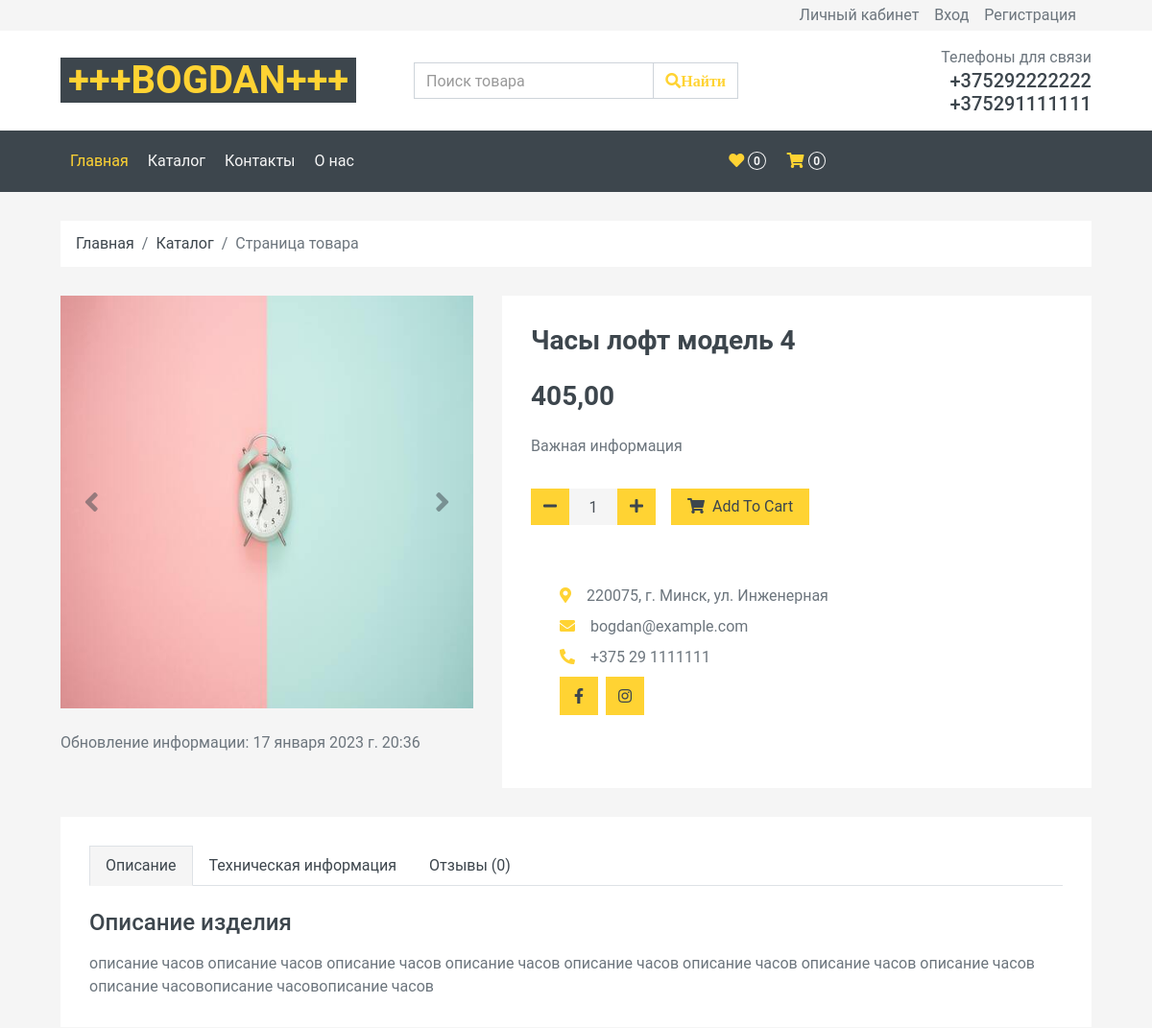
The app's page /chasy-loft-model-4/ (upper part), older data.
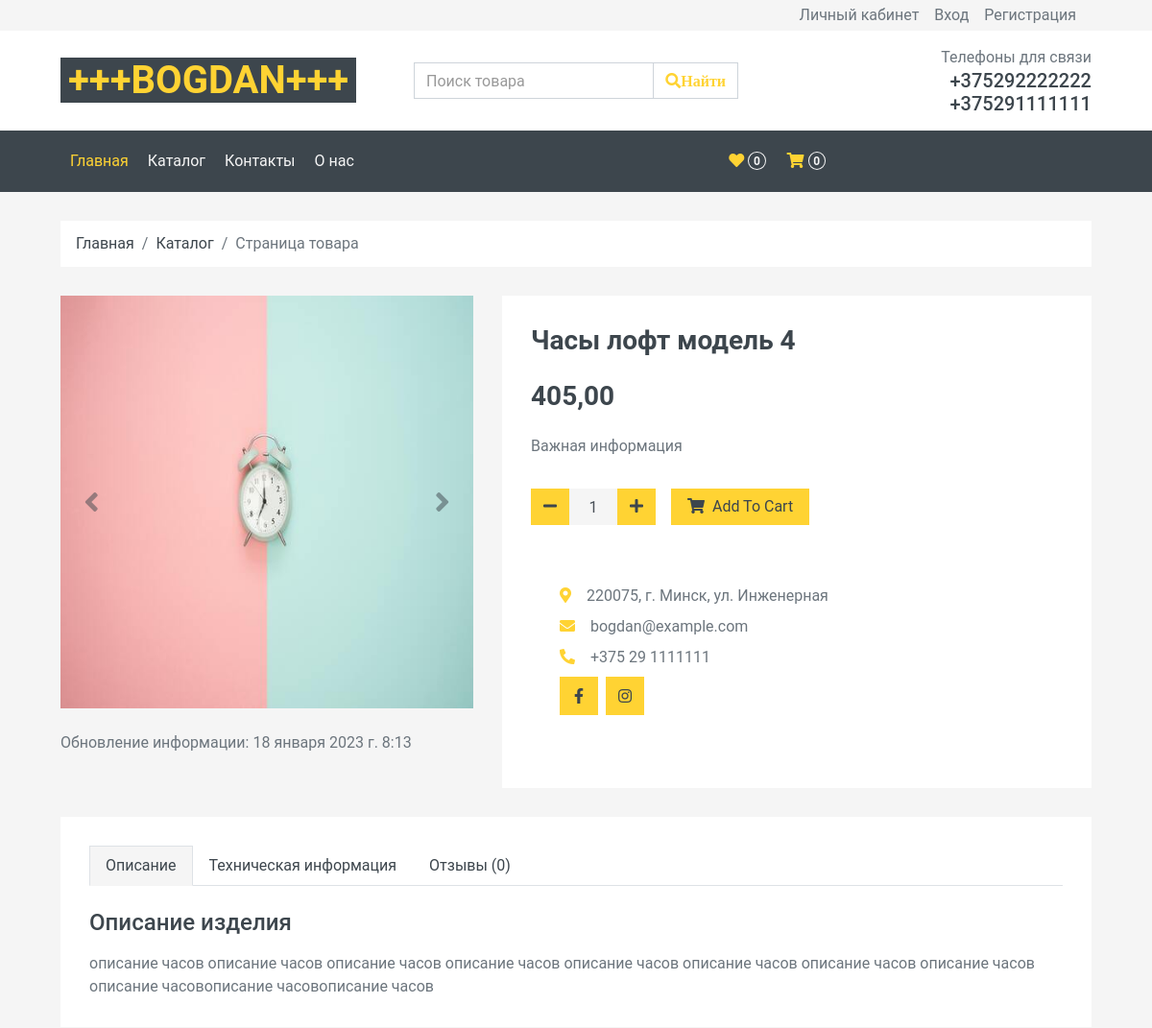
The same page, newer data.
### mainsite/models.py (models this page shows, shortened)
class Product(models.Model):
    title = models.CharField(
        max_length=128,
        verbose_name="название"
    )
    descr = models.TextField(verbose_name="описание")
    price = models.DecimalField(
        max_digits=10,
        decimal_places=2,
        verbose_name="Цена товара"
    )
    is_published = models.BooleanField(
        default=True,
        verbose_name="публикация"
    )
    novelty = models.BooleanField(
        default=False,
        verbose_name="новый товар"
    )
    date_created = models.DateTimeField(
        default=now,
        verbose_name="дата создания"
    )
    date_update = models.DateTimeField(
        auto_now=True,
        verbose_name='Время изменения'
    )
    slug = models.SlugField(
        verbose_name="URL",
        unique=True
    )
    category = models.ForeignKey(
        Category,
        on_delete=models.DO_NOTHING,
        verbose_name="категория"
    )
    author = models.ForeignKey(
        User,
        on_delete=models.CASCADE,
        verbose_name='автор',
    )
    image = models.ImageField(
        upload_to='post',
        verbose_name='картинка',
        null=True,
        blank=True
    )
    class Meta:
        db_table = "mainsite_products"
        verbose_name = "изделие"
        verbose_name_plural = "изделия"
        ordering = ["date_created"]

### mainsite/views.py (the view)
# urls.py: path("<slug:product_slug>/", ProductDetailView.as_view(), name="mainsite_product")
class ProductDetailView(BaseMixin, DetailView):
    template_name = 'mainsite_new/product_main.html'
    context_object_name = 'product'
    slug_url_kwarg = 'product_slug'
    model = Product
    def get_context_data(self, **kwargs):
        context = super().get_context_data()
        context.update(self.context)
        return context

### mainsite/forms.py
class EmailBaseForm(ModelForm):
    email = EmailField(
        widget=EmailInput(
            attrs={
                'class': 'form-control',
                'id': 'email',
                'placeholder': 'Email'
            }
        ),
        max_length=254
    )
    class Meta:
        model = EmailBase
        fields = ('email',)

### mainsite/templates/mainsite_new/product_main.html (shortened to what this page needs)
{% extends "mainsite_new/base.html" %}
{% load static %}
{% block main_new %}
<div class="container-fluid">
    <div class="row px-xl-5">
        <div class="col-12">
            <nav class="breadcrumb bg-light mb-30">
                <a class="breadcrumb-item text-dark" href="{% url 'mainsite_products' %}">Главная</a>
                <a class="breadcrumb-item text-dark" href="{% url 'mainsite_catalog' %}">Каталог</a>
                <span class="breadcrumb-item active">Страница товара</span>
            </nav>
        </div>
    </div>
</div>
<div class="container-fluid pb-5">
    <div class="row px-xl-5">
        <div class="col-lg-5 mb-30">
            <div id="product-carousel" class="carousel slide" data-ride="carousel">
                <div class="carousel-inner bg-light">
                    <div class="carousel-item active">
                        <img class="w-100 h-100" src="{{ product.image.url }}" alt="Image">
                    </div>
                </div>
                <a class="carousel-control-prev" href="#product-carousel" data-slide="prev">
                    <i class="fa fa-2x fa-angle-left text-dark"></i>
                </a>
                <a class="carousel-control-next" href="#product-carousel" data-slide="next">
                    <i class="fa fa-2x fa-angle-right text-dark"></i>
                </a>
            </div>
            <br>
            <p> Обновление информации: {{ product.date_update }}</p>
        </div>
        <div class="col-lg-7 h-auto mb-30">
            <div class="h-100 bg-light p-30">
                <h3>{{ product.title }}</h3>
                <h3 class="font-weight-semi-bold mb-4">{{ product.price }}</h3>
                <p class="mb-4">Важная информация</p>
                <div class="d-flex align-items-center mb-4 pt-2">
                    <div class="input-group quantity mr-3" style="width: 130px;">
                        <div class="input-group-btn">
                            <button class="btn btn-primary btn-minus">
                                <i class="fa fa-minus"></i>
                            </button>
                        </div>
                        <input type="text" class="form-control bg-secondary border-0 text-center" value="1">
                        <div class="input-group-btn">
                            <button class="btn btn-primary btn-plus">
                                <i class="fa fa-plus"></i>
                            </button>
                        </div>
                    </div>
                    <button class="btn btn-primary px-3"><i class="fa fa-shopping-cart mr-1"></i> Add To
                        Cart</button>
                </div>
                <div class="d-flex pt-2">
                {% include "mainsite_new/address_phone.html" %}
                </div>
            </div>
        </div>
    </div>
    <div class="row px-xl-5">
        <div class="col">
            <div class="bg-light p-30">
                <div class="nav nav-tabs mb-4">
                    <a class="nav-item nav-link text-dark active" data-toggle="tab" href="#tab-pane-1">Описание</a>
                    <a class="nav-item nav-link text-dark" data-toggle="tab" href="#tab-pane-2">Техническая информация</a>
                    <a class="nav-item nav-link text-dark" data-toggle="tab" href="#tab-pane-3">Отзывы (0)</a>
                </div>
                <div class="tab-content">
                    <div class="tab-pane fade show active" id="tab-pane-1">
                        <h4 class="mb-3">Описание изделия</h4>
                        {{ product.descr }}
                    </div>
                </div>
            </div>
        </div>
    </div>
</div>
{% endblock %}

### mainsite/templates/mainsite_new/base.html (shortened to what this page needs)
{% load static %}
<!DOCTYPE html>
<html lang="en">
<head>
    <link href="https://cdnjs.cloudflare.com/ajax/libs/font-awesome/5.10.0/css/all.min.css" rel="stylesheet">
    <link href="{% static 'lib/animate/animate.min.css' %}" rel="stylesheet">
    <link href="{% static 'lib/owlcarousel/assets/owl.carousel.min.css' %}" rel="stylesheet">
    <link href="{% static 'css/style.css' %}" rel="stylesheet">
</head>
<body>
    <div class="container-fluid">
        <div class="row bg-secondary py-1 px-xl-5">
            <div class="col-lg-6 d-none d-lg-block">
            </div>
            <div class="col-lg-6 text-center text-lg-right">
                <div class="d-inline-flex align-items-center">
                    <a class="text-body mr-3" href="{% url 'profile' %}">Личный кабинет</a>
                    {% if not user.is_authenticated %}
                    <a class="text-body mr-3" href="{% url 'signin' %}">Вход</a>
                    <a class="text-body mr-3" href="{% url 'signup' %}">Регистрация</a>
                    {% else %}
                    <a class="text-body mr-3" href="{% url 'logaut' %}">Выход</a>
                    {% endif %}
                </div>
            </div>
        </div>
        <div class="row align-items-center bg-light py-3 px-xl-5 d-none d-lg-flex">
            <div class="col-lg-4">
                <a href="{% url 'mainsite_products' %}" class="text-decoration-none">
                    <span class="h1 text-uppercase text-primary bg-dark px-2">+++BOGDAN+++</span>
                </a>
            </div>
            <div class="col-lg-4 col-6 text-left">
                <form action="{% url 'search' %}" method="get" name="q">
                    <div class="input-group">
                        <input type="text" class="form-control" placeholder="Поиск товара">
                        <div class="input-group-append">
                            <span class="input-group-text bg-transparent text-primary">
                                <i class="fa fa-search">Найти</i>
                            </span>
                        </div>
                    </div>
                </form>
            </div>
            <div class="col-lg-4 col-6 text-right">
                <p class="m-0">Телефоны для связи</p>
                <h5 class="m-0">+375292222222</h5>
                <h5 class="m-0">+375291111111</h5>
            </div>
        </div>
    </div>
    <div class="container-fluid bg-dark mb-30">
        <div class="row px-xl-5">
            <div class="col-lg-9">
                <nav class="navbar navbar-expand-lg bg-dark navbar-dark py-3 py-lg-0 px-0">
                    <div class="collapse navbar-collapse justify-content-between" id="navbarCollapse">
                        <div class="navbar-nav mr-auto py-0">
                            <a href="{% url 'mainsite_products' %}" class="nav-item nav-link active">Главная</a>
                            <a href="{% url 'mainsite_catalog' %}" class="nav-item nav-link">Каталог</a>
                            <a href="{% url 'mainsite_contact' %}" class="nav-item nav-link">Контакты</a>
                            <a href="{% url 'mainsite_about' %}" class="nav-item nav-link">О нас</a>
                        </div>
                        <div class="navbar-nav ml-auto py-0 d-none d-lg-block">
                            <a href="" class="btn px-0">
                                <i class="fas fa-heart text-primary"></i>
                                <span class="badge text-secondary border border-secondary rounded-circle" style="padding-bottom: 2px;">0</span>
                            </a>
                            <a href="" class="btn px-0 ml-3">
                                <i class="fas fa-shopping-cart text-primary"></i>
                                <span class="badge text-secondary border border-secondary rounded-circle" style="padding-bottom: 2px;">0</span>
                            </a>
                        </div>
                    </div>
                </nav>
            </div>
        </div>
    </div>
    {% block main_new %}
    {% endblock %}
</body>
</html>

### mainsite/templates/mainsite_new/address_phone.html
<div class="bg-light p-30 mb-3">
    <p class="mb-2"><i class="fa fa-map-marker-alt text-primary mr-3"></i>220075, г. Минск, ул. Инженерная</p>
    <p class="mb-2"><i class="fa fa-envelope text-primary mr-3"></i>bogdan@example.com</p>
    <p class="mb-2"><i class="fa fa-phone-alt text-primary mr-3"></i>+375 29 1111111</p>
    <div class="d-flex">
        <a class="btn btn-primary btn-square mr-2" href="{{ facebook }}" target="_blank"><i class="fab fa-facebook-f"></i></a>
        <a class="btn btn-primary btn-square" href="{{ instagram }}" target="_blank"><i class="fab fa-instagram"></i></a>
    </div>
</div>

Row changes from the older to the newer data that the page shows:
changed Product "Часы лофт модель 4": date_update "17 января 2023 г. 20:36" → "18 января 2023 г. 8:13"
